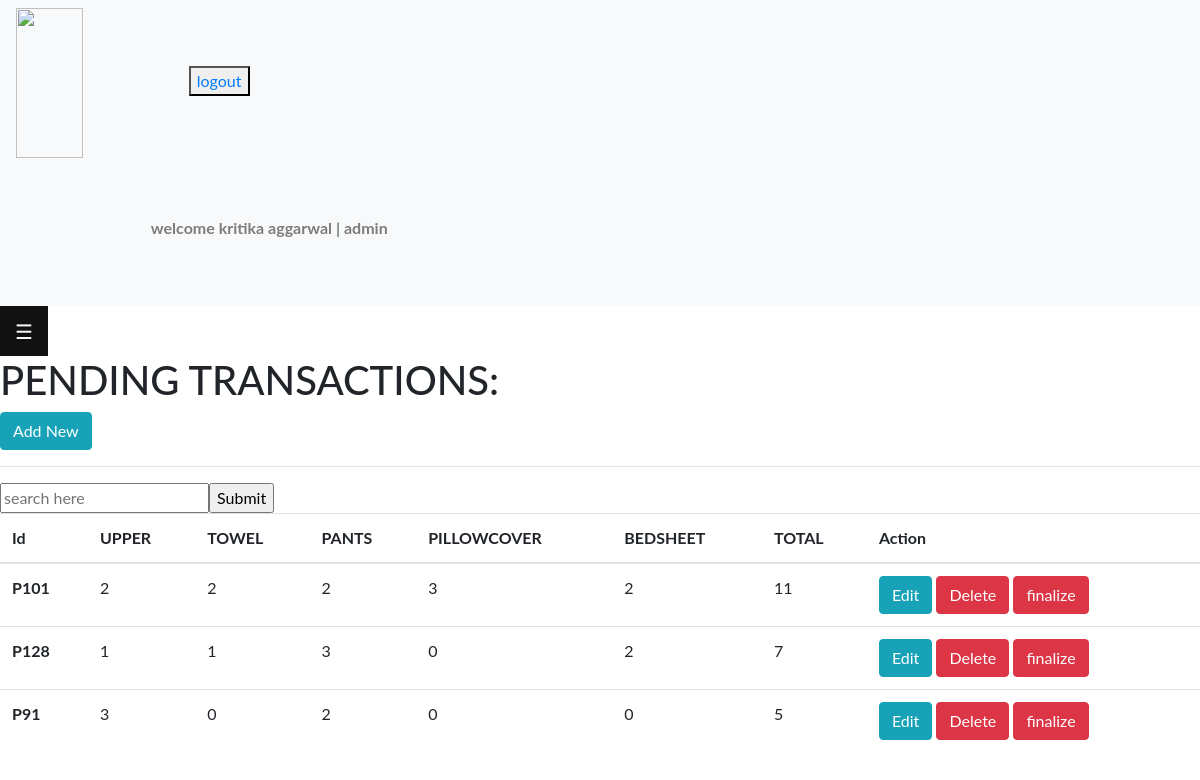
/user/user_dash.php?message=success (signed in), run on the app's committed database.
### user/user_dash.php (the view, shortened to what this page needs)
<?php session_start();
include_once "../includes/connection.php"
?>
<!DOCTYPE html>
<html>
    <head>
        <link rel="stylesheet" href="../css/bootstrap.min.css">
    </head>
<body>
<nav class="navbar navbar-expand-lg navbar-light bg-light">
  <div  id="navbarText">
    <img src="../images/logo.png" style="width:40%;height:150px;" >
<button><a href="logout.php">logout</a></button>
    <span class="navbar-text" style="float: right;margin:50px;">
     <b>welcome <?php echo $_SESSION['full_name']," | ",$_SESSION['role']?></b>
    </span>
    </div>
  </nav>
<?php
include_once "../includes/sidebar.php";
?>
<h1>PENDING TRANSACTIONS:</h1>
				<a href="new_req.php"><button class="btn btn-info">Add New</button></a>
				<hr>
				<table class="table">
				  <thead>
					<tr>
					  <th scope="col">Id</th>
					  <th scope="col"> UPPER</th>
            <th scope="col">TOWEL</th>
            <th scope="col">PANTS</th>
					  <th scope="col">PILLOWCOVER</th>
					  <th scope="col">BEDSHEET</th>
					  <th scope="col">TOTAL</th>
					  <?php if($_SESSION['role']=="admin"){?>
					  <th scope="col">Action</th>
					  <?php }?>
					</tr>
				  </thead>
				  <tbody>
<?php
 if($_SESSION['role']=="admin"){?>
   <form action ="search.php">
     <input type ="text" placeholder="search here" name = "s">
   <input type="submit" name ="submit">
   </form>
   <?php
  $sql="SELECT * FROM `white slip`";
  $res1=mysqli_query($conn,$sql);
    while($row=mysqli_fetch_assoc($res1)){
      $upper_hood = $row['upper_hood'];
      $bedsheets = $row['bedsheets'];
      $pants = $row['pants'];
      $pillow_cover = $row['pillow_cover'];
      $towel = $row['towel'];
      $total_clothes = $row['total_clothes'];
      $laundry_no=$row['laundry_no'];
      ?>
      <tr>
					  <th scope="row"><?php echo $laundry_no;?></th>
					  <td><?php echo  $upper_hood;?></td>
					  <td><?php echo  $towel;?></td>
					  <td><?php echo   $pants?></td>
					  <td><?php echo  $pillow_cover;?></td>
            <td><?php echo $bedsheets; ?></td>
            <td><?php echo $total_clothes;?></td>
            <td><a href="edit_order.php?id=<?php echo $laundry_no;?>">
            <button class="btn btn-info">Edit</button></a>
            <a onclick="return confirm('Are You sure');" href="delete_order.php?id=<?php echo $laundry_no;?>">
            <button class="btn btn-danger">Delete</button></a>
           <a onclick="return confirm('Are You sure');" href="final_order.php?id=<?php echo $laundry_no;?>">
            <button class="btn btn-danger" onclick="  ;">finalize</button></a>
            </td>
      </tr>
<?php
}?>
  <?php } ?>
</body>
</html>

### includes/sidebar.php (shortened to what this page needs)
<!DOCTYPE html>
<html>
<head>
</head>
<body>
<button class="openbtn" onclick="openNav()">☰ </button>
</body>
</html>

### includes/sidebar.php (style rules this page uses)
body { font-family: "Lato", sans-serif; }
.openbtn { font-size: 20px; cursor: pointer; background-color: #111; color: white; padding: 10px 15px; border: none; }

### data on the page
white slip: laundry_no "P101", upper_hood "2", towel "2", pants "2", pillow_cover "3", bedsheets "2", total_clothes "11"
white slip: laundry_no "P128", upper_hood "1", towel "1", pants "3", pillow_cover "0", bedsheets "2", total_clothes "7"
white slip: laundry_no "P91", upper_hood "3", towel "0", pants "2", pillow_cover "0", bedsheets "0", total_clothes "5"

### other printed values
$_SESSION['full_name'] "kritika aggarwal"
$_SESSION['role'] "admin"
